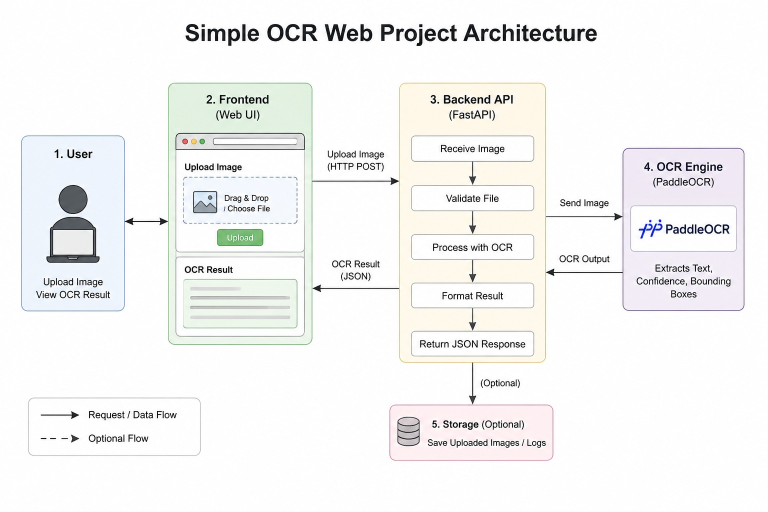
#> input picture MP Docs/WhatsApp Image 2026-08-06 at 3.43.34 PM.jpeg, 1536 x 1024 px (shown at 1/2 size)
$ python -i image_processing.py   (imports and definitions only)
#> lines starting #> are read from the running program, lines starting #| are printed output that depends on the picture
#> further down, picture is the input picture: shape (1024, 1536, 3); mean B, G, R 243, 243.7, 243.5
import os
import logging
from typing import Tuple, Optional, Dict, Any, List, Union
import numpy as np
import cv2
from PIL import Image

logger = logging.getLogger("image_processing")

SUPPORTED_IMAGE_EXTS = {".png", ".jpg", ".jpeg"}
SUPPORTED_EXTS = {".png", ".jpg", ".jpeg", ".pdf"}
MAX_FILE_SIZE = 15 * 1024 * 1024  # 15 MB

# Magic byte signatures
MAGIC_BYTES = {
    ".png": b"\x89PNG\r\n\x1a\n",
    ".jpg": b"\xff\xd8\xff",
    ".jpeg": b"\xff\xd8\xff",
    ".pdf": b"%PDF-"
}

# [123 lines left out: functions validate_image_file, validate_pdf_file, validate_file_ingestion, not called in this run]

def normalize_diagram_image(image_input) -> np.ndarray:
    """
    Normalizes an image (PNG, JPG, JPEG) into an optimal format for PaddleOCR:
    - Alpha channel flattened onto a clean white background.
    - Converted to BGR array for OpenCV/PaddleOCR.
    - Small diagrams upscaled to ensure legibility.
    - Contrast enhanced with CLAHE for clear component labels and connectors.
    - Subtle bilateral filtering to eliminate compression noise while preserving character edges.

    IMPORTANT: This operates in memory and does NOT overwrite the original uploaded file.
    """
    # 1. Load image via PIL to safely preserve color modes and alpha channels
    if isinstance(image_input, str):
        with Image.open(image_input) as pil_img:
            if pil_img.mode in ("RGBA", "LA") or (pil_img.mode == "P" and "transparency" in pil_img.info):
                pil_img = pil_img.convert("RGBA")
                white_bg = Image.new("RGBA", pil_img.size, (255, 255, 255, 255))
                composite = Image.alpha_composite(white_bg, pil_img)
                rgb_img = composite.convert("RGB")
            else:
                rgb_img = pil_img.convert("RGB")
            img = cv2.cvtColor(np.array(rgb_img), cv2.COLOR_RGB2BGR)
    elif isinstance(image_input, Image.Image):
        if image_input.mode != "RGB":
            image_input = image_input.convert("RGB")
        img = cv2.cvtColor(np.array(image_input), cv2.COLOR_RGB2BGR)
    elif isinstance(image_input, np.ndarray):
        img = image_input.copy()
        if len(img.shape) == 2:
            img = cv2.cvtColor(img, cv2.COLOR_GRAY2BGR)
    else:
        raise ValueError(f"Unsupported image input type: {type(image_input)}")

    height, width = img.shape[:2]
#> height = 1024; width = 1536

    # 2. Rescale appropriately: only upscale very small diagrams (< 400px) and cap oversized (> 1600px)
    max_dim = max(height, width)
#> max_dim = 1536
    min_dim = min(height, width)
#> min_dim = 1024
    if max_dim > 1600:
        scale = 1600.0 / max_dim
        img = cv2.resize(img, (int(width * scale), int(height * scale)), interpolation=cv2.INTER_AREA)
    elif min_dim < 400:
        scale = min(2.0, 600.0 / max(min_dim, 1))
        img = cv2.resize(img, (int(width * scale), int(height * scale)), interpolation=cv2.INTER_LINEAR)

    # 3. Contrast Limited Adaptive Histogram Equalization (CLAHE) for crisp labels
    try:
        lab = cv2.cvtColor(img, cv2.COLOR_BGR2LAB)
#> lab: shape (1024, 1536, 3); mean of channels 0, 1, 2 244.3, 127.9, 128.3
        l_channel, a_channel, b_channel = cv2.split(lab)
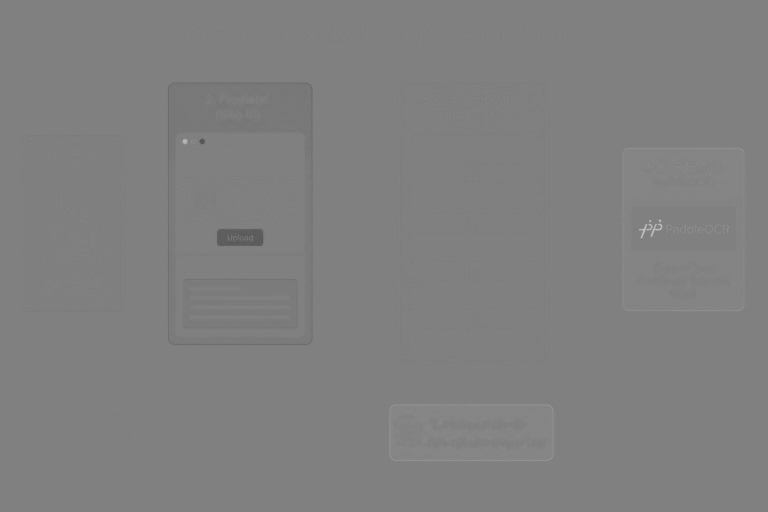
#> a_channel: shape (1024, 1536) (shown at 1/2 size); min 81, max 199, mean 127.9
        clahe = cv2.createCLAHE(clipLimit=2.0, tileGridSize=(8, 8))
        cl = clahe.apply(l_channel)
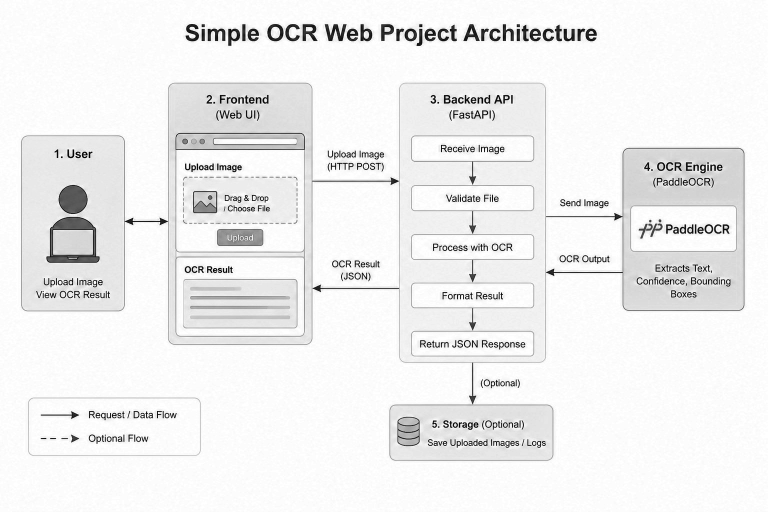
#> cl: shape (1024, 1536) (shown at 1/2 size); min 1, max 255, mean 238.8
        limg = cv2.merge((cl, a_channel, b_channel))
#> limg: shape (1024, 1536, 3); mean of channels 0, 1, 2 238.8, 127.9, 128.3
        enhanced = cv2.cvtColor(limg, cv2.COLOR_LAB2BGR)
    except Exception as e:
        logger.warning(f"CLAHE contrast enhancement skipped: {e}")
        enhanced = img

    return enhanced

# Alias for backward compatibility
preprocess_diagram_image = normalize_diagram_image


def preprocess_handwritten_diagram(image_input) -> np.ndarray:
    """
    Advanced preprocessing optimized for handwritten notes, whiteboard diagrams,
    and paper sketches:
    1. Alpha flattening and standardized BGR conversion.
    2. Morphological background illumination estimation to eliminate shadows,
       phone camera vignette, and whiteboard glare.
    3. Background division normalization to flatten paper texture while enhancing faint strokes.
    4. Bilateral filtering to preserve handwritten character boundaries while removing noise.
    5. Adaptive CLAHE contrast enhancement for maximum OCR legibility.

    IMPORTANT: Operates in memory, does not modify or overwrite original file.
    """
    # 1. Base normalization into BGR
    img = normalize_diagram_image(image_input)
    height, width = img.shape[:2]
#> height = 1024; width = 1536

    try:
        # Convert to grayscale for background analysis
        gray = cv2.cvtColor(img, cv2.COLOR_BGR2GRAY)

        # 2. Estimate background illumination via morphological closing
        # Dynamic kernel size proportional to image dimensions (roughly 3-5% of image width)
        k_size = max(15, int(min(height, width) * 0.04))
#> k_size = 40
        if k_size % 2 == 0:
            k_size += 1
#> k_size = 41
        kernel = cv2.getStructuringElement(cv2.MORPH_ELLIPSE, (k_size, k_size))

        # Close operation fills in dark strokes and estimates background brightness
        background = cv2.morphologyEx(gray, cv2.MORPH_CLOSE, kernel)
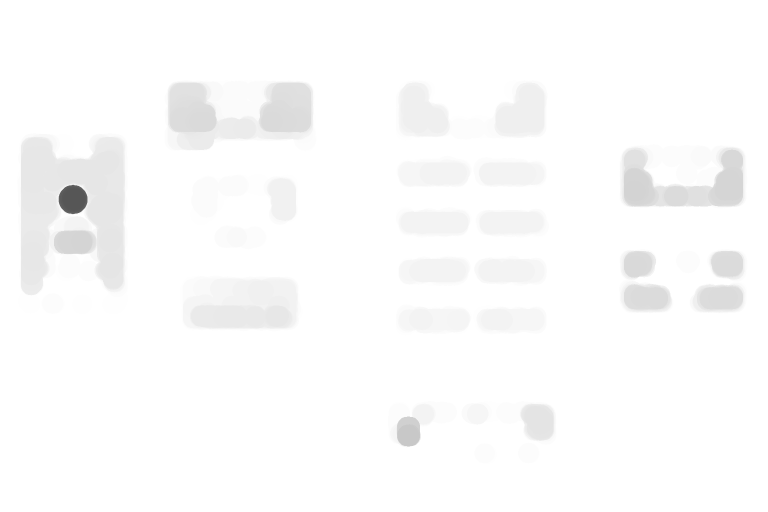
#> background: shape (1024, 1536) (shown at 1/2 size); min 86, max 255, mean 251.6
        background = cv2.GaussianBlur(background, (k_size, k_size), 0)

        # 3. Background division: (gray / background) * 255
        # Avoid division by zero
        bg_float = background.astype(np.float32) + 1.0
        gray_float = gray.astype(np.float32)
        norm_float = (gray_float / bg_float) * 255.0
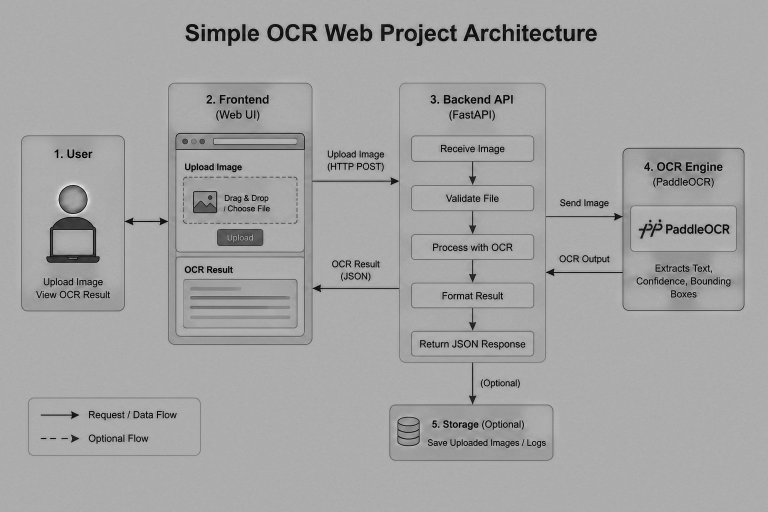
#> norm_float: shape (1024, 1536) float32 (shown at 1/2 size); min 1.99, max 369.5, mean 239.8; drawn with min black and max white
        norm_gray = np.clip(norm_float, 0, 255).astype(np.uint8)
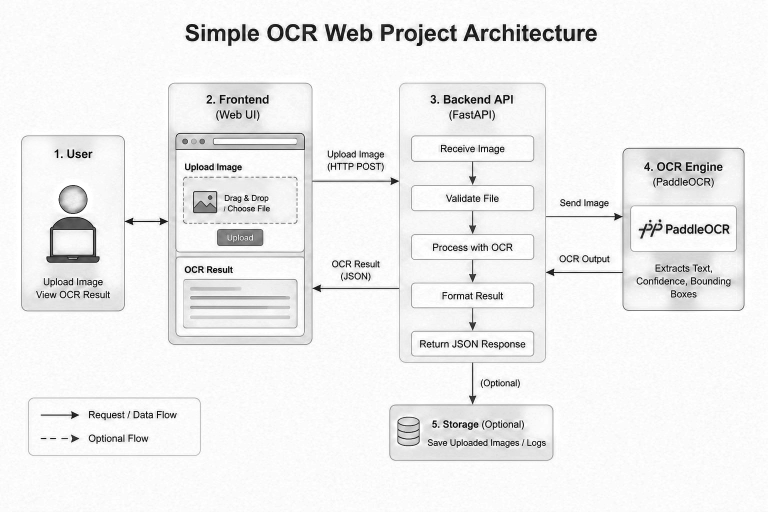
#> norm_gray: shape (1024, 1536) (shown at 1/2 size); min 1, max 255, mean 239.6

        # 4. Bilateral filter to smooth out paper grain without blurring ink edges
        filtered = cv2.bilateralFilter(norm_gray, d=5, sigmaColor=50, sigmaSpace=50)

        # 5. CLAHE on the shadow-corrected luminance
        clahe = cv2.createCLAHE(clipLimit=2.5, tileGridSize=(8, 8))
        enhanced_gray = clahe.apply(filtered)
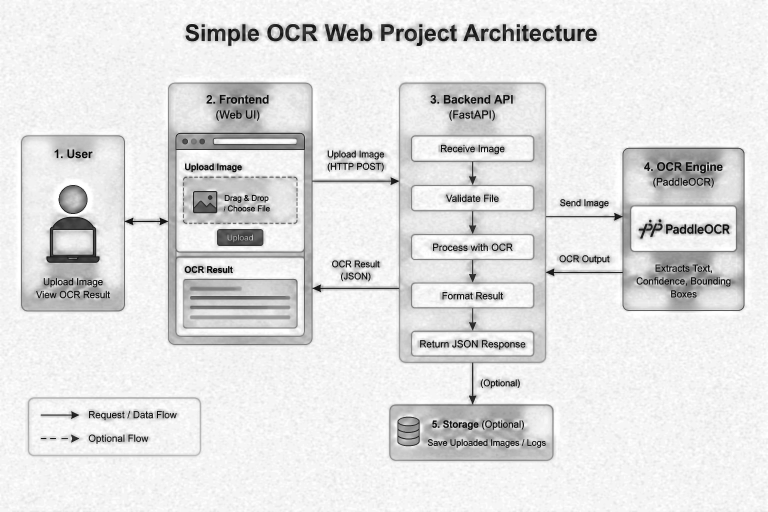
#> enhanced_gray: shape (1024, 1536) (shown at 1/2 size); min 2, max 255, mean 225.2

        # Re-convert to 3-channel BGR
        enhanced_bgr = cv2.cvtColor(enhanced_gray, cv2.COLOR_GRAY2BGR)
        return enhanced_bgr

    except Exception as e:
        logger.warning(f"Handwritten preprocessing fallback to standard normalization: {e}")
        return img


# [118 lines left out: function detect_handwriting_features, not called in this run]

>>> import cv2
>>> picture = cv2.imread('../../../MP Docs/WhatsApp Image 2026-08-06 at 3.43.34 PM.jpeg')
>>> result = preprocess_handwritten_diagram(picture)
